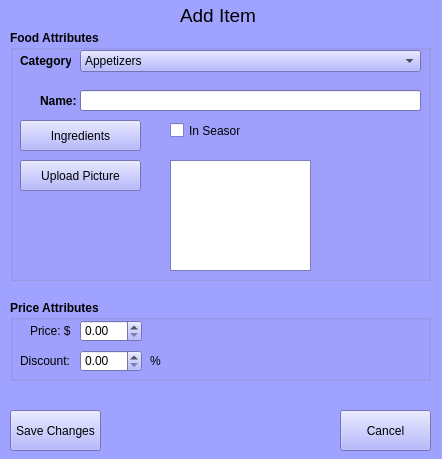
<?xml version="1.0" encoding="UTF-8"?>
<ui version="4.0">
 <class>AddItem</class>
 <widget class="QWidget" name="AddItem">
  <property name="geometry">
   <rect>
    <x>0</x>
    <y>0</y>
    <width>442</width>
    <height>459</height>
   </rect>
  </property>
  <property name="palette">
   <palette>
    <active>
     <colorrole role="WindowText">
      <brush brushstyle="SolidPattern">
       <color alpha="255">
        <red>0</red>
        <green>0</green>
        <blue>0</blue>
       </color>
      </brush>
     </colorrole>
     <colorrole role="Button">
      <brush brushstyle="SolidPattern">
       <color alpha="255">
        <red>160</red>
        <green>162</green>
        <blue>255</blue>
       </color>
      </brush>
     </colorrole>
     <colorrole role="Light">
      <brush brushstyle="SolidPattern">
       <color alpha="255">
        <red>255</red>
        <green>255</green>
        <blue>255</blue>
       </color>
      </brush>
     </colorrole>
     <colorrole role="Midlight">
      <brush brushstyle="SolidPattern">
       <color alpha="255">
        <red>207</red>
        <green>208</green>
        <blue>255</blue>
       </color>
      </brush>
     </colorrole>
     <colorrole role="Dark">
      <brush brushstyle="SolidPattern">
       <color alpha="255">
        <red>80</red>
        <green>81</green>
        <blue>127</blue>
       </color>
      </brush>
     </colorrole>
     <colorrole role="Mid">
      <brush brushstyle="SolidPattern">
       <color alpha="255">
        <red>107</red>
        <green>108</green>
        <blue>170</blue>
       </color>
      </brush>
     </colorrole>
     <colorrole role="Text">
      <brush brushstyle="SolidPattern">
       <color alpha="255">
        <red>0</red>
        <green>0</green>
        <blue>0</blue>
       </color>
      </brush>
     </colorrole>
     <colorrole role="BrightText">
      <brush brushstyle="SolidPattern">
       <color alpha="255">
        <red>255</red>
        <green>255</green>
        <blue>255</blue>
       </color>
      </brush>
     </colorrole>
     <colorrole role="ButtonText">
      <brush brushstyle="SolidPattern">
       <color alpha="255">
        <red>0</red>
        <green>0</green>
        <blue>0</blue>
       </color>
      </brush>
     </colorrole>
     <colorrole role="Base">
      <brush brushstyle="SolidPattern">
       <color alpha="255">
        <red>255</red>
        <green>255</green>
        <blue>255</blue>
       </color>
      </brush>
     </colorrole>
     <colorrole role="Window">
      <brush brushstyle="SolidPattern">
       <color alpha="255">
        <red>160</red>
        <green>162</green>
        <blue>255</blue>
       </color>
      </brush>
     </colorrole>
     <colorrole role="Shadow">
      <brush brushstyle="SolidPattern">
       <color alpha="255">
        <red>0</red>
        <green>0</green>
        <blue>0</blue>
       </color>
      </brush>
     </colorrole>
     <colorrole role="AlternateBase">
      <brush brushstyle="SolidPattern">
       <color alpha="255">
        <red>207</red>
        <green>208</green>
        <blue>255</blue>
       </color>
      </brush>
     </colorrole>
     <colorrole role="ToolTipBase">
      <brush brushstyle="SolidPattern">
       <color alpha="255">
        <red>255</red>
        <green>255</green>
        <blue>220</blue>
       </color>
      </brush>
     </colorrole>
     <colorrole role="ToolTipText">
      <brush brushstyle="SolidPattern">
       <color alpha="255">
        <red>0</red>
        <green>0</green>
        <blue>0</blue>
       </color>
      </brush>
     </colorrole>
    </active>
    <inactive>
     <colorrole role="WindowText">
      <brush brushstyle="SolidPattern">
       <color alpha="255">
        <red>0</red>
        <green>0</green>
        <blue>0</blue>
       </color>
      </brush>
     </colorrole>
     <colorrole role="Button">
      <brush brushstyle="SolidPattern">
       <color alpha="255">
        <red>160</red>
        <green>162</green>
        <blue>255</blue>
       </color>
      </brush>
     </colorrole>
     <colorrole role="Light">
      <brush brushstyle="SolidPattern">
       <color alpha="255">
        <red>255</red>
        <green>255</green>
        <blue>255</blue>
       </color>
      </brush>
     </colorrole>
     <colorrole role="Midlight">
      <brush brushstyle="SolidPattern">
       <color alpha="255">
        <red>207</red>
        <green>208</green>
        <blue>255</blue>
       </color>
      </brush>
     </colorrole>
     <colorrole role="Dark">
      <brush brushstyle="SolidPattern">
       <color alpha="255">
        <red>80</red>
        <green>81</green>
        <blue>127</blue>
       </color>
      </brush>
     </colorrole>
     <colorrole role="Mid">
      <brush brushstyle="SolidPattern">
       <color alpha="255">
        <red>107</red>
        <green>108</green>
        <blue>170</blue>
       </color>
      </brush>
     </colorrole>
     <colorrole role="Text">
      <brush brushstyle="SolidPattern">
       <color alpha="255">
        <red>0</red>
        <green>0</green>
        <blue>0</blue>
       </color>
      </brush>
     </colorrole>
     <colorrole role="BrightText">
      <brush brushstyle="SolidPattern">
       <color alpha="255">
        <red>255</red>
        <green>255</green>
        <blue>255</blue>
       </color>
      </brush>
     </colorrole>
     <colorrole role="ButtonText">
      <brush brushstyle="SolidPattern">
       <color alpha="255">
        <red>0</red>
        <green>0</green>
        <blue>0</blue>
       </color>
      </brush>
     </colorrole>
     <colorrole role="Base">
      <brush brushstyle="SolidPattern">
       <color alpha="255">
        <red>255</red>
        <green>255</green>
        <blue>255</blue>
       </color>
      </brush>
     </colorrole>
     <colorrole role="Window">
      <brush brushstyle="SolidPattern">
       <color alpha="255">
        <red>160</red>
        <green>162</green>
        <blue>255</blue>
       </color>
      </brush>
     </colorrole>
     <colorrole role="Shadow">
      <brush brushstyle="SolidPattern">
       <color alpha="255">
        <red>0</red>
        <green>0</green>
        <blue>0</blue>
       </color>
      </brush>
     </colorrole>
     <colorrole role="AlternateBase">
      <brush brushstyle="SolidPattern">
       <color alpha="255">
        <red>207</red>
        <green>208</green>
        <blue>255</blue>
       </color>
      </brush>
     </colorrole>
     <colorrole role="ToolTipBase">
      <brush brushstyle="SolidPattern">
       <color alpha="255">
        <red>255</red>
        <green>255</green>
        <blue>220</blue>
       </color>
      </brush>
     </colorrole>
     <colorrole role="ToolTipText">
      <brush brushstyle="SolidPattern">
       <color alpha="255">
        <red>0</red>
        <green>0</green>
        <blue>0</blue>
       </color>
      </brush>
     </colorrole>
    </inactive>
    <disabled>
     <colorrole role="WindowText">
      <brush brushstyle="SolidPattern">
       <color alpha="255">
        <red>80</red>
        <green>81</green>
        <blue>127</blue>
       </color>
      </brush>
     </colorrole>
     <colorrole role="Button">
      <brush brushstyle="SolidPattern">
       <color alpha="255">
        <red>160</red>
        <green>162</green>
        <blue>255</blue>
       </color>
      </brush>
     </colorrole>
     <colorrole role="Light">
      <brush brushstyle="SolidPattern">
       <color alpha="255">
        <red>255</red>
        <green>255</green>
        <blue>255</blue>
       </color>
      </brush>
     </colorrole>
     <colorrole role="Midlight">
      <brush brushstyle="SolidPattern">
       <color alpha="255">
        <red>207</red>
        <green>208</green>
        <blue>255</blue>
       </color>
      </brush>
     </colorrole>
     <colorrole role="Dark">
      <brush brushstyle="SolidPattern">
       <color alpha="255">
        <red>80</red>
        <green>81</green>
        <blue>127</blue>
       </color>
      </brush>
     </colorrole>
     <colorrole role="Mid">
      <brush brushstyle="SolidPattern">
       <color alpha="255">
        <red>107</red>
        <green>108</green>
        <blue>170</blue>
       </color>
      </brush>
     </colorrole>
     <colorrole role="Text">
      <brush brushstyle="SolidPattern">
       <color alpha="255">
        <red>80</red>
        <green>81</green>
        <blue>127</blue>
       </color>
      </brush>
     </colorrole>
     <colorrole role="BrightText">
      <brush brushstyle="SolidPattern">
       <color alpha="255">
        <red>255</red>
        <green>255</green>
        <blue>255</blue>
       </color>
      </brush>
     </colorrole>
     <colorrole role="ButtonText">
      <brush brushstyle="SolidPattern">
       <color alpha="255">
        <red>80</red>
        <green>81</green>
        <blue>127</blue>
       </color>
      </brush>
     </colorrole>
     <colorrole role="Base">
      <brush brushstyle="SolidPattern">
       <color alpha="255">
        <red>160</red>
        <green>162</green>
        <blue>255</blue>
       </color>
      </brush>
     </colorrole>
     <colorrole role="Window">
      <brush brushstyle="SolidPattern">
       <color alpha="255">
        <red>160</red>
        <green>162</green>
        <blue>255</blue>
       </color>
      </brush>
     </colorrole>
     <colorrole role="Shadow">
      <brush brushstyle="SolidPattern">
       <color alpha="255">
        <red>0</red>
        <green>0</green>
        <blue>0</blue>
       </color>
      </brush>
     </colorrole>
     <colorrole role="AlternateBase">
      <brush brushstyle="SolidPattern">
       <color alpha="255">
        <red>160</red>
        <green>162</green>
        <blue>255</blue>
       </color>
      </brush>
     </colorrole>
     <colorrole role="ToolTipBase">
      <brush brushstyle="SolidPattern">
       <color alpha="255">
        <red>255</red>
        <green>255</green>
        <blue>220</blue>
       </color>
      </brush>
     </colorrole>
     <colorrole role="ToolTipText">
      <brush brushstyle="SolidPattern">
       <color alpha="255">
        <red>0</red>
        <green>0</green>
        <blue>0</blue>
       </color>
      </brush>
     </colorrole>
    </disabled>
   </palette>
  </property>
  <property name="windowTitle">
   <string>Form</string>
  </property>
  <widget class="QGroupBox" name="groupBox_2">
   <property name="geometry">
    <rect>
     <x>10</x>
     <y>300</y>
     <width>421</width>
     <height>81</height>
    </rect>
   </property>
   <property name="font">
    <font>
     <weight>75</weight>
     <bold>true</bold>
    </font>
   </property>
   <property name="autoFillBackground">
    <bool>true</bool>
   </property>
   <property name="title">
    <string>Price Attributes</string>
   </property>
   <widget class="QLabel" name="label_3">
    <property name="geometry">
     <rect>
      <x>140</x>
      <y>50</y>
      <width>20</width>
      <height>21</height>
     </rect>
    </property>
    <property name="font">
     <font>
      <weight>50</weight>
      <bold>false</bold>
     </font>
    </property>
    <property name="text">
     <string>%</string>
    </property>
   </widget>
   <widget class="QDoubleSpinBox" name="doubleSpinBox">
    <property name="geometry">
     <rect>
      <x>70</x>
      <y>50</y>
      <width>62</width>
      <height>22</height>
     </rect>
    </property>
    <property name="font">
     <font>
      <weight>50</weight>
      <bold>false</bold>
     </font>
    </property>
   </widget>
   <widget class="QDoubleSpinBox" name="doubleSpinBox_2">
    <property name="geometry">
     <rect>
      <x>70</x>
      <y>20</y>
      <width>62</width>
      <height>22</height>
     </rect>
    </property>
    <property name="font">
     <font>
      <weight>50</weight>
      <bold>false</bold>
     </font>
    </property>
   </widget>
   <widget class="QLabel" name="label_5">
    <property name="geometry">
     <rect>
      <x>20</x>
      <y>20</y>
      <width>41</width>
      <height>21</height>
     </rect>
    </property>
    <property name="font">
     <font>
      <weight>50</weight>
      <bold>false</bold>
     </font>
    </property>
    <property name="text">
     <string>Price: $ </string>
    </property>
   </widget>
   <widget class="QLabel" name="label_6">
    <property name="geometry">
     <rect>
      <x>10</x>
      <y>50</y>
      <width>51</width>
      <height>21</height>
     </rect>
    </property>
    <property name="font">
     <font>
      <weight>50</weight>
      <bold>false</bold>
     </font>
    </property>
    <property name="text">
     <string>Discount: </string>
    </property>
   </widget>
  </widget>
  <widget class="QLabel" name="label_2">
   <property name="geometry">
    <rect>
     <x>20</x>
     <y>50</y>
     <width>51</width>
     <height>21</height>
    </rect>
   </property>
   <property name="text">
    <string>Category: </string>
   </property>
  </widget>
  <widget class="QLineEdit" name="lineEdit">
   <property name="geometry">
    <rect>
     <x>80</x>
     <y>90</y>
     <width>341</width>
     <height>21</height>
    </rect>
   </property>
  </widget>
  <widget class="QLabel" name="label">
   <property name="geometry">
    <rect>
     <x>40</x>
     <y>90</y>
     <width>51</width>
     <height>21</height>
    </rect>
   </property>
   <property name="text">
    <string>Name: </string>
   </property>
  </widget>
  <widget class="QPushButton" name="save_changes">
   <property name="geometry">
    <rect>
     <x>10</x>
     <y>410</y>
     <width>91</width>
     <height>41</height>
    </rect>
   </property>
   <property name="text">
    <string>Save Changes</string>
   </property>
  </widget>
  <widget class="QPushButton" name="Cancel">
   <property name="geometry">
    <rect>
     <x>340</x>
     <y>410</y>
     <width>91</width>
     <height>41</height>
    </rect>
   </property>
   <property name="text">
    <string>Cancel</string>
   </property>
  </widget>
  <widget class="QLabel" name="label_4">
   <property name="geometry">
    <rect>
     <x>180</x>
     <y>0</y>
     <width>91</width>
     <height>31</height>
    </rect>
   </property>
   <property name="font">
    <font>
     <pointsize>14</pointsize>
    </font>
   </property>
   <property name="text">
    <string>Add Item</string>
   </property>
  </widget>
  <widget class="QComboBox" name="categories">
   <property name="geometry">
    <rect>
     <x>80</x>
     <y>50</y>
     <width>341</width>
     <height>22</height>
    </rect>
   </property>
   <item>
    <property name="text">
     <string>Appetizers</string>
    </property>
   </item>
   <item>
    <property name="text">
     <string>Soups</string>
    </property>
   </item>
   <item>
    <property name="text">
     <string>Dinner</string>
    </property>
   </item>
   <item>
    <property name="text">
     <string>Lunch</string>
    </property>
   </item>
   <item>
    <property name="text">
     <string>Breakfast</string>
    </property>
   </item>
   <item>
    <property name="text">
     <string>Desserts</string>
    </property>
   </item>
   <item>
    <property name="text">
     <string>Kids</string>
    </property>
   </item>
   <item>
    <property name="text">
     <string>Beverages</string>
    </property>
   </item>
  </widget>
  <widget class="QGroupBox" name="groupBox">
   <property name="geometry">
    <rect>
     <x>10</x>
     <y>30</y>
     <width>421</width>
     <height>251</height>
    </rect>
   </property>
   <property name="palette">
    <palette>
     <active>
      <colorrole role="WindowText">
       <brush brushstyle="SolidPattern">
        <color alpha="255">
         <red>0</red>
         <green>0</green>
         <blue>0</blue>
        </color>
       </brush>
      </colorrole>
      <colorrole role="Button">
       <brush brushstyle="SolidPattern">
        <color alpha="255">
         <red>160</red>
         <green>162</green>
         <blue>255</blue>
        </color>
       </brush>
      </colorrole>
      <colorrole role="Light">
       <brush brushstyle="SolidPattern">
        <color alpha="255">
         <red>255</red>
         <green>255</green>
         <blue>255</blue>
        </color>
       </brush>
      </colorrole>
      <colorrole role="Midlight">
       <brush brushstyle="SolidPattern">
        <color alpha="255">
         <red>207</red>
         <green>208</green>
         <blue>255</blue>
        </color>
       </brush>
      </colorrole>
      <colorrole role="Dark">
       <brush brushstyle="SolidPattern">
        <color alpha="255">
         <red>80</red>
         <green>81</green>
         <blue>127</blue>
        </color>
       </brush>
      </colorrole>
      <colorrole role="Mid">
       <brush brushstyle="SolidPattern">
        <color alpha="255">
         <red>107</red>
         <green>108</green>
         <blue>170</blue>
        </color>
       </brush>
      </colorrole>
      <colorrole role="Text">
       <brush brushstyle="SolidPattern">
        <color alpha="255">
         <red>0</red>
         <green>0</green>
         <blue>0</blue>
        </color>
       </brush>
      </colorrole>
      <colorrole role="BrightText">
       <brush brushstyle="SolidPattern">
        <color alpha="255">
         <red>255</red>
         <green>255</green>
         <blue>255</blue>
        </color>
       </brush>
      </colorrole>
      <colorrole role="ButtonText">
       <brush brushstyle="SolidPattern">
        <color alpha="255">
         <red>0</red>
         <green>0</green>
         <blue>0</blue>
        </color>
       </brush>
      </colorrole>
      <colorrole role="Base">
       <brush brushstyle="SolidPattern">
        <color alpha="255">
         <red>255</red>
         <green>255</green>
         <blue>255</blue>
        </color>
       </brush>
      </colorrole>
      <colorrole role="Window">
       <brush brushstyle="SolidPattern">
        <color alpha="255">
         <red>160</red>
         <green>162</green>
         <blue>255</blue>
        </color>
       </brush>
      </colorrole>
      <colorrole role="Shadow">
       <brush brushstyle="SolidPattern">
        <color alpha="255">
         <red>0</red>
         <green>0</green>
         <blue>0</blue>
        </color>
       </brush>
      </colorrole>
      <colorrole role="AlternateBase">
       <brush brushstyle="SolidPattern">
        <color alpha="255">
         <red>207</red>
         <green>208</green>
         <blue>255</blue>
        </color>
       </brush>
      </colorrole>
      <colorrole role="ToolTipBase">
       <brush brushstyle="SolidPattern">
        <color alpha="255">
         <red>255</red>
         <green>255</green>
         <blue>220</blue>
        </color>
       </brush>
      </colorrole>
      <colorrole role="ToolTipText">
       <brush brushstyle="SolidPattern">
        <color alpha="255">
         <red>0</red>
         <green>0</green>
         <blue>0</blue>
        </color>
       </brush>
      </colorrole>
     </active>
     <inactive>
      <colorrole role="WindowText">
       <brush brushstyle="SolidPattern">
        <color alpha="255">
         <red>0</red>
         <green>0</green>
         <blue>0</blue>
        </color>
       </brush>
      </colorrole>
      <colorrole role="Button">
       <brush brushstyle="SolidPattern">
        <color alpha="255">
         <red>160</red>
         <green>162</green>
         <blue>255</blue>
        </color>
       </brush>
      </colorrole>
      <colorrole role="Light">
       <brush brushstyle="SolidPattern">
        <color alpha="255">
         <red>255</red>
         <green>255</green>
         <blue>255</blue>
        </color>
       </brush>
      </colorrole>
      <colorrole role="Midlight">
       <brush brushstyle="SolidPattern">
        <color alpha="255">
         <red>207</red>
         <green>208</green>
         <blue>255</blue>
        </color>
       </brush>
      </colorrole>
      <colorrole role="Dark">
       <brush brushstyle="SolidPattern">
        <color alpha="255">
         <red>80</red>
         <green>81</green>
         <blue>127</blue>
        </color>
       </brush>
      </colorrole>
      <colorrole role="Mid">
       <brush brushstyle="SolidPattern">
        <color alpha="255">
         <red>107</red>
         <green>108</green>
         <blue>170</blue>
        </color>
       </brush>
      </colorrole>
      <colorrole role="Text">
       <brush brushstyle="SolidPattern">
        <color alpha="255">
         <red>0</red>
         <green>0</green>
         <blue>0</blue>
        </color>
       </brush>
      </colorrole>
      <colorrole role="BrightText">
       <brush brushstyle="SolidPattern">
        <color alpha="255">
         <red>255</red>
         <green>255</green>
         <blue>255</blue>
        </color>
       </brush>
      </colorrole>
      <colorrole role="ButtonText">
       <brush brushstyle="SolidPattern">
        <color alpha="255">
         <red>0</red>
         <green>0</green>
         <blue>0</blue>
        </color>
       </brush>
      </colorrole>
      <colorrole role="Base">
       <brush brushstyle="SolidPattern">
        <color alpha="255">
         <red>255</red>
         <green>255</green>
         <blue>255</blue>
        </color>
       </brush>
      </colorrole>
      <colorrole role="Window">
       <brush brushstyle="SolidPattern">
        <color alpha="255">
         <red>160</red>
         <green>162</green>
         <blue>255</blue>
        </color>
       </brush>
      </colorrole>
      <colorrole role="Shadow">
       <brush brushstyle="SolidPattern">
        <color alpha="255">
         <red>0</red>
         <green>0</green>
         <blue>0</blue>
        </color>
       </brush>
      </colorrole>
      <colorrole role="AlternateBase">
       <brush brushstyle="SolidPattern">
        <color alpha="255">
         <red>207</red>
         <green>208</green>
         <blue>255</blue>
        </color>
       </brush>
      </colorrole>
      <colorrole role="ToolTipBase">
       <brush brushstyle="SolidPattern">
        <color alpha="255">
         <red>255</red>
         <green>255</green>
         <blue>220</blue>
        </color>
       </brush>
      </colorrole>
      <colorrole role="ToolTipText">
       <brush brushstyle="SolidPattern">
        <color alpha="255">
         <red>0</red>
         <green>0</green>
         <blue>0</blue>
        </color>
       </brush>
      </colorrole>
     </inactive>
     <disabled>
      <colorrole role="WindowText">
       <brush brushstyle="SolidPattern">
        <color alpha="255">
         <red>80</red>
         <green>81</green>
         <blue>127</blue>
        </color>
       </brush>
      </colorrole>
      <colorrole role="Button">
       <brush brushstyle="SolidPattern">
        <color alpha="255">
         <red>160</red>
         <green>162</green>
         <blue>255</blue>
        </color>
       </brush>
      </colorrole>
      <colorrole role="Light">
       <brush brushstyle="SolidPattern">
        <color alpha="255">
         <red>255</red>
         <green>255</green>
         <blue>255</blue>
        </color>
       </brush>
      </colorrole>
      <colorrole role="Midlight">
       <brush brushstyle="SolidPattern">
        <color alpha="255">
         <red>207</red>
         <green>208</green>
         <blue>255</blue>
        </color>
       </brush>
      </colorrole>
      <colorrole role="Dark">
       <brush brushstyle="SolidPattern">
        <color alpha="255">
         <red>80</red>
         <green>81</green>
         <blue>127</blue>
        </color>
       </brush>
      </colorrole>
      <colorrole role="Mid">
       <brush brushstyle="SolidPattern">
        <color alpha="255">
         <red>107</red>
         <green>108</green>
         <blue>170</blue>
        </color>
       </brush>
      </colorrole>
      <colorrole role="Text">
       <brush brushstyle="SolidPattern">
        <color alpha="255">
         <red>80</red>
         <green>81</green>
         <blue>127</blue>
        </color>
       </brush>
      </colorrole>
      <colorrole role="BrightText">
       <brush brushstyle="SolidPattern">
        <color alpha="255">
         <red>255</red>
         <green>255</green>
         <blue>255</blue>
        </color>
       </brush>
      </colorrole>
      <colorrole role="ButtonText">
       <brush brushstyle="SolidPattern">
        <color alpha="255">
         <red>80</red>
         <green>81</green>
         <blue>127</blue>
        </color>
       </brush>
      </colorrole>
      <colorrole role="Base">
       <brush brushstyle="SolidPattern">
        <color alpha="255">
         <red>160</red>
         <green>162</green>
         <blue>255</blue>
        </color>
       </brush>
      </colorrole>
      <colorrole role="Window">
       <brush brushstyle="SolidPattern">
        <color alpha="255">
         <red>160</red>
         <green>162</green>
         <blue>255</blue>
        </color>
       </brush>
      </colorrole>
      <colorrole role="Shadow">
       <brush brushstyle="SolidPattern">
        <color alpha="255">
         <red>0</red>
         <green>0</green>
         <blue>0</blue>
        </color>
       </brush>
      </colorrole>
      <colorrole role="AlternateBase">
       <brush brushstyle="SolidPattern">
        <color alpha="255">
         <red>160</red>
         <green>162</green>
         <blue>255</blue>
        </color>
       </brush>
      </colorrole>
      <colorrole role="ToolTipBase">
       <brush brushstyle="SolidPattern">
        <color alpha="255">
         <red>255</red>
         <green>255</green>
         <blue>220</blue>
        </color>
       </brush>
      </colorrole>
      <colorrole role="ToolTipText">
       <brush brushstyle="SolidPattern">
        <color alpha="255">
         <red>0</red>
         <green>0</green>
         <blue>0</blue>
        </color>
       </brush>
      </colorrole>
     </disabled>
    </palette>
   </property>
   <property name="font">
    <font>
     <weight>75</weight>
     <bold>true</bold>
    </font>
   </property>
   <property name="autoFillBackground">
    <bool>true</bool>
   </property>
   <property name="title">
    <string>Food Attributes</string>
   </property>
   <widget class="QCheckBox" name="inSeason">
    <property name="geometry">
     <rect>
      <x>160</x>
      <y>90</y>
      <width>71</width>
      <height>21</height>
     </rect>
    </property>
    <property name="font">
     <font>
      <weight>50</weight>
      <bold>false</bold>
     </font>
    </property>
    <property name="text">
     <string>In Season</string>
    </property>
   </widget>
   <widget class="QPushButton" name="pushButton_4">
    <property name="geometry">
     <rect>
      <x>10</x>
      <y>90</y>
      <width>121</width>
      <height>31</height>
     </rect>
    </property>
    <property name="font">
     <font>
      <weight>50</weight>
      <bold>false</bold>
     </font>
    </property>
    <property name="text">
     <string>Ingredients</string>
    </property>
   </widget>
   <widget class="QPushButton" name="UploadNewPicture">
    <property name="geometry">
     <rect>
      <x>10</x>
      <y>130</y>
      <width>121</width>
      <height>31</height>
     </rect>
    </property>
    <property name="font">
     <font>
      <weight>50</weight>
      <bold>false</bold>
     </font>
    </property>
    <property name="text">
     <string>Upload Picture</string>
    </property>
   </widget>
   <widget class="QGraphicsView" name="graphicsView">
    <property name="geometry">
     <rect>
      <x>160</x>
      <y>130</y>
      <width>141</width>
      <height>111</height>
     </rect>
    </property>
   </widget>
   <widget class="QLineEdit" name="lineEdit_2">
    <property name="geometry">
     <rect>
      <x>70</x>
      <y>60</y>
      <width>341</width>
      <height>21</height>
     </rect>
    </property>
   </widget>
   <widget class="QLabel" name="label_7">
    <property name="geometry">
     <rect>
      <x>30</x>
      <y>60</y>
      <width>51</width>
      <height>21</height>
     </rect>
    </property>
    <property name="text">
     <string>Name: </string>
    </property>
   </widget>
   <widget class="QComboBox" name="categories_2">
    <property name="geometry">
     <rect>
      <x>70</x>
      <y>20</y>
      <width>341</width>
      <height>22</height>
     </rect>
    </property>
    <property name="font">
     <font>
      <weight>50</weight>
      <bold>false</bold>
     </font>
    </property>
    <item>
     <property name="text">
      <string>Appetizers</string>
     </property>
    </item>
    <item>
     <property name="text">
      <string>Soups</string>
     </property>
    </item>
    <item>
     <property name="text">
      <string>Dinner</string>
     </property>
    </item>
    <item>
     <property name="text">
      <string>Lunch</string>
     </property>
    </item>
    <item>
     <property name="text">
      <string>Breakfast</string>
     </property>
    </item>
    <item>
     <property name="text">
      <string>Desserts</string>
     </property>
    </item>
    <item>
     <property name="text">
      <string>Kids</string>
     </property>
    </item>
    <item>
     <property name="text">
      <string>Beverages</string>
     </property>
    </item>
   </widget>
   <widget class="QLabel" name="label_8">
    <property name="geometry">
     <rect>
      <x>10</x>
      <y>20</y>
      <width>51</width>
      <height>21</height>
     </rect>
    </property>
    <property name="text">
     <string>Category: </string>
    </property>
   </widget>
  </widget>
 </widget>
 <resources/>
 <connections/>
</ui>
